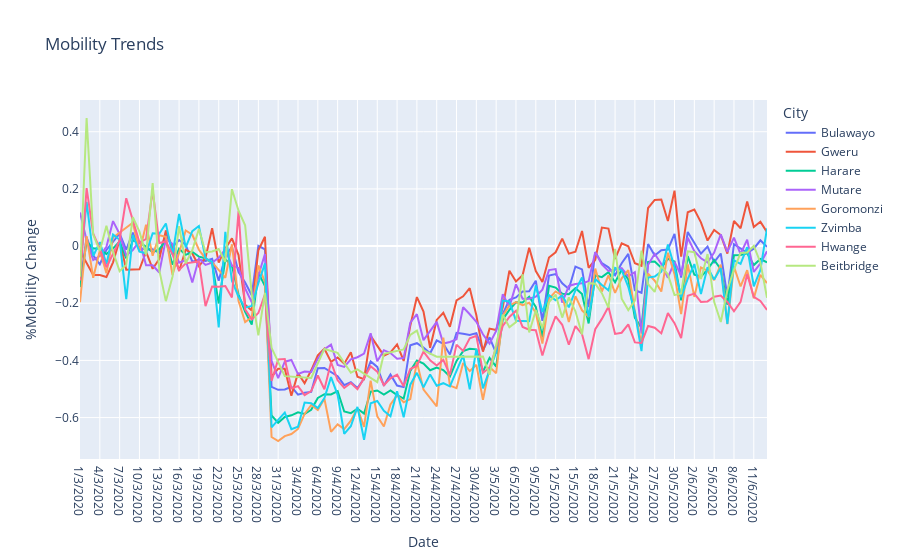

Notebook code for this chart:
### Code cell
import plotly.express as px

import pandas as pd


fig = px.line(zimmobdf4, x='Date', y='%Mobility Change', color = 'City', range_x=['2020-02-15','2020-05-29'], title='Mobility Trends',)

fig.show()
